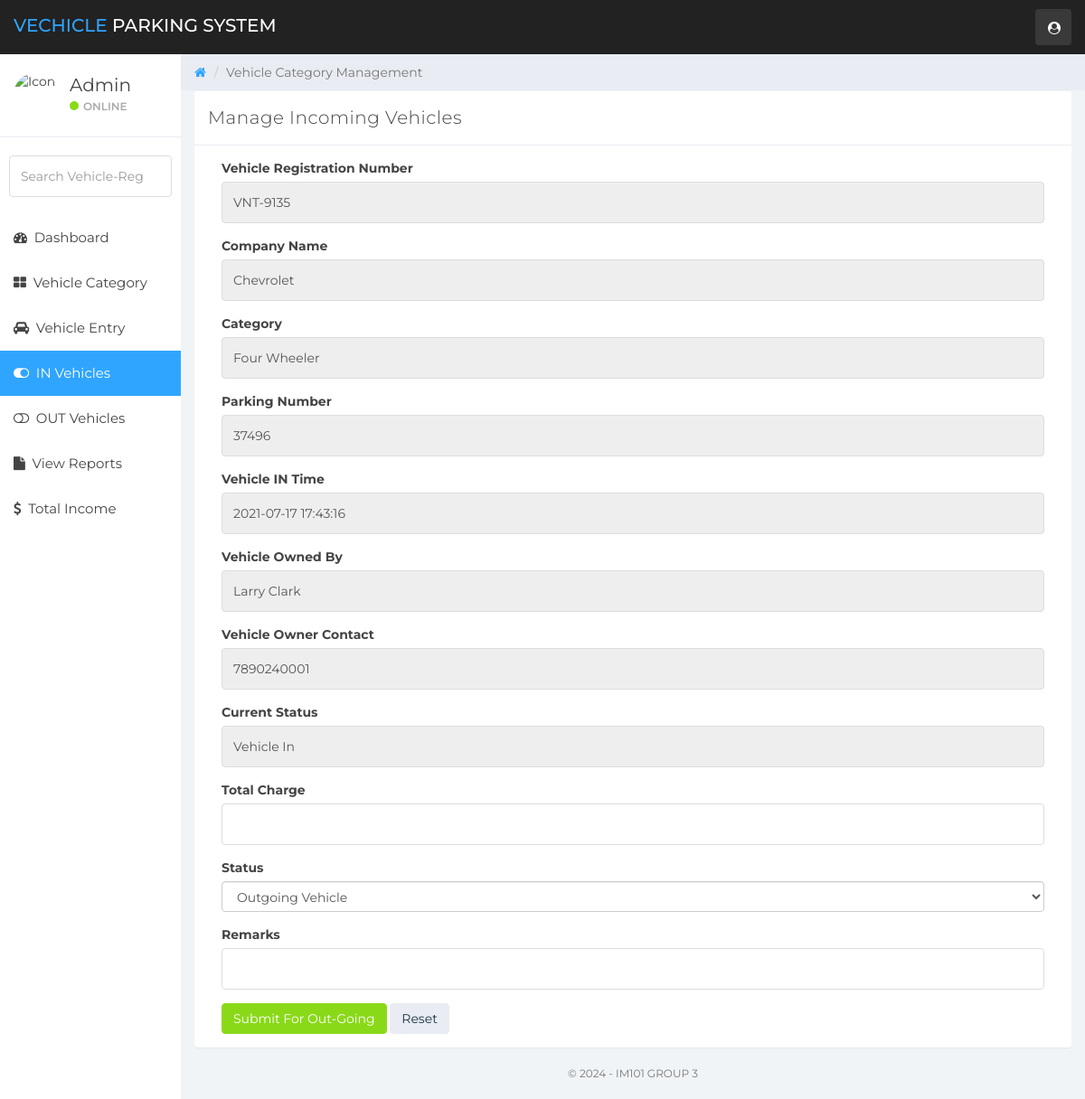
The app's page /update-incomingdetail.php?updateid=18 (signed in) with its own data.
### tables this page shows
CREATE TABLE `vehicle_info` (
  `ID` int(10) NOT NULL,
  `ParkingNumber` varchar(120) DEFAULT NULL,
  `VehicleCategory` varchar(120) NOT NULL,
  `VehicleCompanyname` varchar(120) DEFAULT NULL,
  `RegistrationNumber` varchar(120) DEFAULT NULL,
  `OwnerName` varchar(120) DEFAULT NULL,
  `OwnerContactNumber` bigint(10) DEFAULT NULL,
  `InTime` timestamp NULL DEFAULT current_timestamp(),
  `OutTime` timestamp NULL DEFAULT NULL ON UPDATE current_timestamp(),
  `ParkingCharge` varchar(120) NOT NULL,
  `Remark` mediumtext NOT NULL,
  `Status` varchar(5) NOT NULL
);

### update-incomingdetail.php (the view, shortened to what this page needs)
<?php
    include('includes/dbconn.php');
    if (strlen($_SESSION['vpmsaid']==0)) {
    header('location:logout.php');
    } else {
?>
<!DOCTYPE html>
<html>
<head>
	<link href="css/bootstrap.min.css" rel="stylesheet">
	<link href="css/font-awesome.min.css" rel="stylesheet">
    <link href="css/datatable.css" rel="stylesheet">
	<link href="css/datepicker3.css" rel="stylesheet">
	<link href="css/styles.css" rel="stylesheet">
</head>
<body>
        <?php include 'includes/navigation.php' ?>
		<?php
		include 'includes/sidebar.php'
		?>
	<div class="col-sm-9 col-sm-offset-3 col-lg-10 col-lg-offset-2 main">
		<div class="row">
			<ol class="breadcrumb">
				<li><a href="dashboard.php">
					<em class="fa fa-home"></em>
				</a></li>
				<li class="active">Vehicle Category Management</li>
			</ol>
		</div>
		<div class="row">
			<div class="col-lg-12">
			</div>
		</div>
		<div class="row">
				<div class="col-lg-12">
					<div class="panel panel-default">
						<div class="panel-heading">Manage Incoming Vehicles</div>
						<div class="panel-body">
                        <div class="col-md-12">
							<form method="POST">
                            <?php
                            $cid=$_GET['updateid'];
                            $ret=mysqli_query($con,"SELECT * from vehicle_info where ID='$cid'");
                            while ($row=mysqli_fetch_array($ret)) {
                            ?>
								<div class="form-group">
									<label>Vehicle Registration Number</label>
									<input type="text" class="form-control" value="<?php  echo $row['RegistrationNumber'];?>" id="catename" name="catename" readonly>
								</div>
								<div class="form-group">
									<label>Company Name</label>
									<input type="text" class="form-control" value="<?php  echo $row['VehicleCompanyname'];?>" id="sdesc" name="sdesc" readonly>
								</div>
                                <div class="form-group">
									<label>Category</label>
									<input type="text" class="form-control" value="<?php  echo $row['VehicleCategory'];?>" id="sdesc" name="sdesc" readonly>
								</div>
                                <div class="form-group">
									<label>Parking Number</label>
									<input type="text" class="form-control" value="<?php  echo $row['ParkingNumber'];?>" id="sdesc" name="sdesc" readonly>
								</div>
                                <div class="form-group">
									<label>Vehicle IN Time</label>
									<input type="text" class="form-control" value="<?php  echo $row['InTime'];?>" id="sdesc" name="sdesc" readonly>
								</div>
                                <div class="form-group">
									<label>Vehicle Owned By</label>
									<input type="text" class="form-control" value="<?php  echo $row['OwnerName'];?>" id="sdesc" name="sdesc" readonly>
								</div>
                                <div class="form-group">
									<label>Vehicle Owner Contact</label>
									<input type="text" class="form-control" value="<?php  echo $row['OwnerContactNumber'];?>" id="sdesc" name="sdesc" readonly>
								</div>
                                <div class="form-group">
									<label>Current Status</label>
									<input type="text" class="form-control" value="<?php if($row['Status']==""){ echo "Vehicle In"; } if($row['Status']=="Out"){echo "Vehicle out";} ;?>" id="sdesc" name="sdesc" readonly>
								</div>
                                <div class="form-group">
									<label>Total Charge</label>
									<input type="number" class="form-control" placeholder="" id="parkingcharge" name="parkingcharge" required>
								</div>
                                <div class="form-group">
									<label>Status</label>
									<select name="status" class="form-control" required="true" >
                                        <option value="Out">Outgoing Vehicle</option>
                                    </select>
								</div>
                                <div class="form-group">
									<label>Remarks</label>
									<input type="text" class="form-control" placeholder="" id="remark" name="remark" required>
								</div>
                        <?php } ?>
									<button type="submit" class="btn btn-success" name="submit-in">Submit For Out-Going</button>
									<button type="reset" class="btn btn-default">Reset</button>
								</div>
						</div>
					</div>
				</div>
</div>
        <?php include 'includes/footer.php'?>
	</div>
</body>
</html>
<?php }  ?>

### css/styles.css (style rules this page uses)
body { background: #f1f4f7; padding-top: 60px; font-size: 14px; color: #444444; font-family: "Montserrat", "Helvetica Neue", Helvetica, Arial, sans-serif; }
a, a:hover, a:focus { color: #30a5ff; }
input.form-control { border: 1px solid #ddd; box-shadow: none; height: 46px; }
.btn-default, .btn-default:hover, .btn-default:focus, .btn-default:active, .btn-default.active, .open > .dropdown-toggle.btn-default, .btn-default.disabled, .btn-default[disabled], fieldset[disabled] .btn-default, .btn-default.disabled:hover, .btn-default[disabled]:hover, fieldset[disabled] .btn-default:hover, .btn-default.disabled:focus, .btn-default[disabled]:focus, fieldset[disabled] .btn-default:focus, .btn-default.disabled:active, .btn-default[disabled]:active, fieldset[disabled] .btn-default:active, .btn-default.disabled.active, .btn-default[disabled].active, fieldset[disabled] .btn-default.active { background-color: #e9ecf2; border-color: #e9ecf2; color: #1b3548; }
.btn-success, .btn-success:hover, .btn-success:focus, .btn-success:active, .btn-success.active, .open > .dropdown-toggle.btn-success, .btn-success.disabled, .btn-success[disabled], fieldset[disabled] .btn-success, .btn-success.disabled:hover, .btn-success[disabled]:hover, fieldset[disabled] .btn-success:hover, .btn-success.disabled:focus, .btn-success[disabled]:focus, fieldset[disabled] .btn-success:focus, .btn-success.disabled:active, .btn-success[disabled]:active, fieldset[disabled] .btn-success:active, .btn-success.disabled.active, .btn-success[disabled].active, fieldset[disabled] .btn-success.active { background-color: #8ad919; border-color: #8ad919; }
.panel { border: 0; }
.panel-heading { font-size: 20px; font-weight: 300; letter-spacing: 0.025em; height: 60px; line-height: 38px; }
.panel-default .panel-heading { background: #fff; border-bottom: 1px solid #e9ecf2; color: #444444; }
.breadcrumb { border-radius: 0; padding: 10px 15px 10px 15px; background: #e9ecf2; margin: 0; }

### records on screen
vehicle_info: catename "VNT-9135", sdesc "Chevrolet", sdesc "Four Wheeler", sdesc "37496", sdesc "2021-07-17 17:43:16", sdesc "Larry Clark", sdesc "7890240001", sdesc "Vehicle In"
